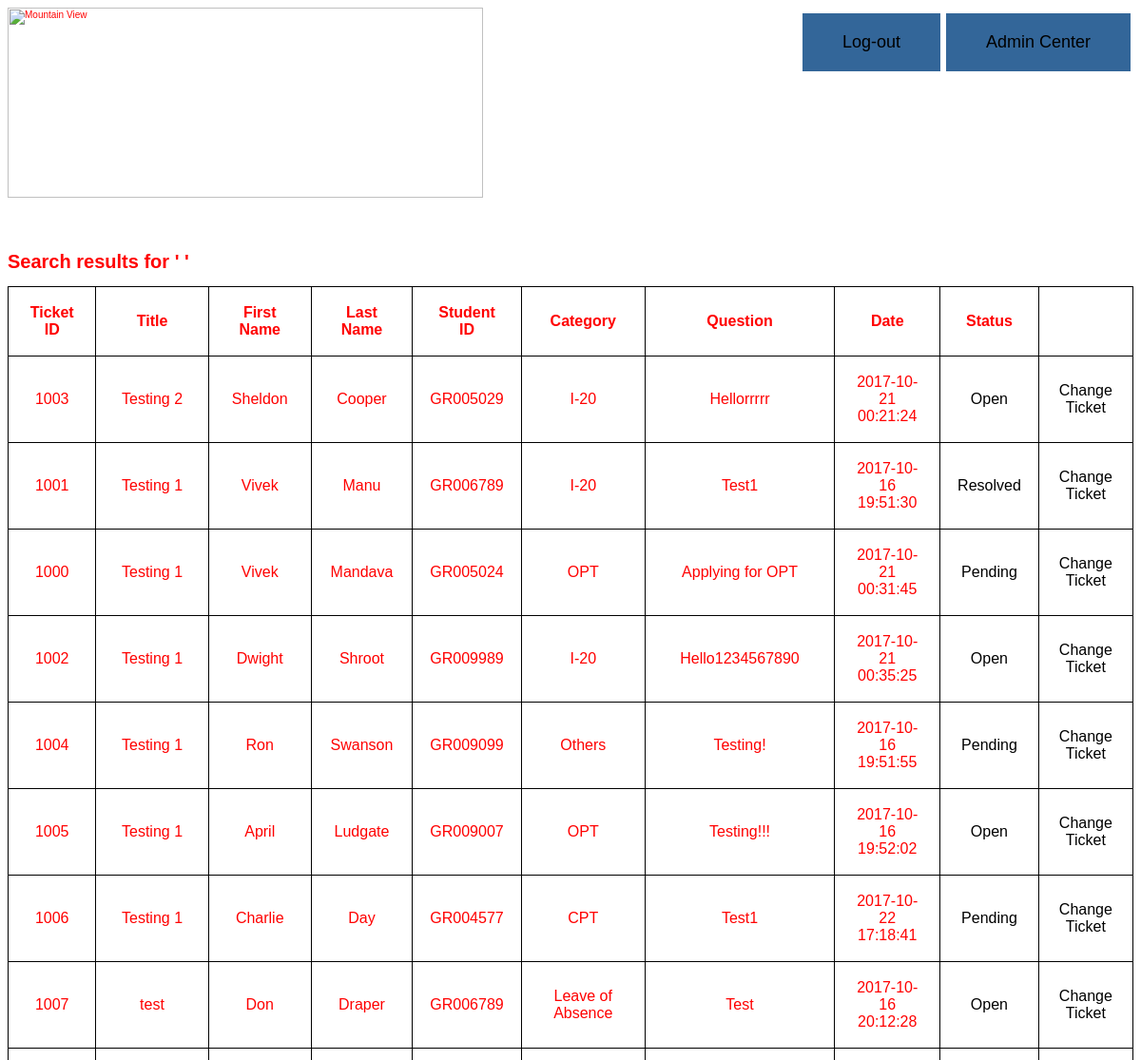
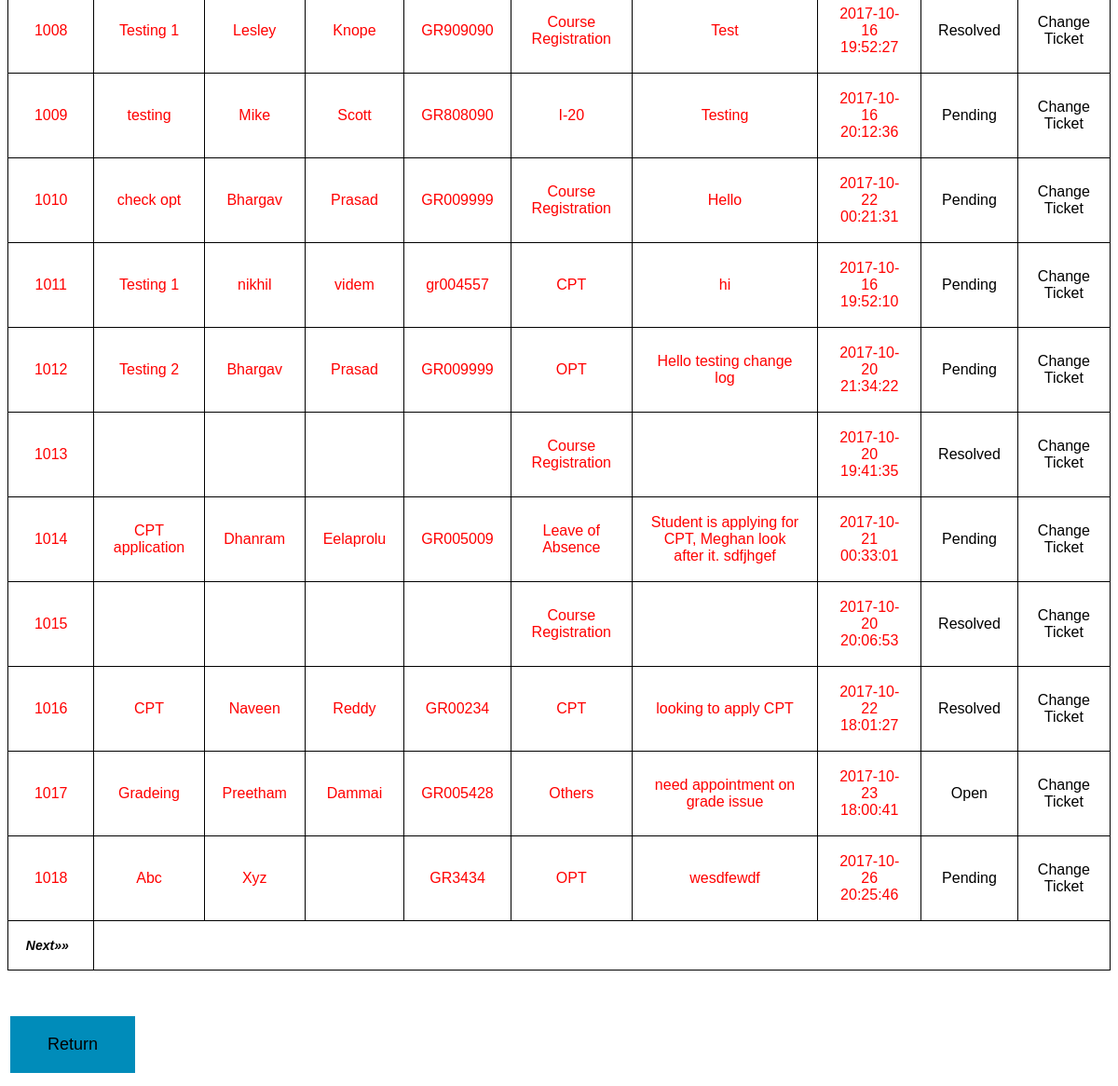
Page /ticket_search.php (signed in) on the committed database (2 pictures, top to bottom).
### tables this page shows
CREATE TABLE IF NOT EXISTS `ticket_tab` (
  `ticketID` int(7) NOT NULL AUTO_INCREMENT,
  `title` varchar(45) NOT NULL,
  `firstname` varchar(30) NOT NULL,
  `lastname` varchar(30) NOT NULL,
  `studentid` varchar(8) NOT NULL,
  `categoryID` int(2) NOT NULL,
  `comment` text NOT NULL,
  `date` datetime NOT NULL DEFAULT CURRENT_TIMESTAMP ON UPDATE CURRENT_TIMESTAMP,
  `status` enum('Open','Pending','Resolved') NOT NULL DEFAULT 'Open',
  PRIMARY KEY (`ticketID`)
);

CREATE TABLE IF NOT EXISTS `categoryTab` (
  `category_ID` int(11) NOT NULL AUTO_INCREMENT,
  `categoryName` varchar(26) NOT NULL,
  PRIMARY KEY (`category_ID`)
);

### ticket_search.php (the view, shortened to what this page needs)
<img href="home.html" src="https://16ady216etox4c1ny031s78y-wpengine.netdna-ssl.com/wp-content/uploads/2017/04/New-England-College.png" alt="Mountain View" style="width:500px;height:200px;">
<?php
include('security_staff.php');
?>
<html>
<head>
<link href="bossStyles.css" rel="stylesheet" type="text/css">
</head>
<body class="formText">
<p><br>
 <br>
  <br>
<?php
$keyword = $_REQUEST["keyword"];
$scroll_amt = 10;
$pcode = $_REQUEST["pcode"];
$pstart = $_REQUEST["pstart"];
$pmax = $_REQUEST["pmax"];
	print "<h1>Search results for ' $keyword '</h1>";
if ($pcode == null) {
	$query = "select count(*) from ticket_tab";
	$result = mysqli_query($conn, $query) or die(mysqli_error($conn));
	$row = mysqli_fetch_array($result);
	$pmax = $row['0'];
	$pstart = 0;
}
$query="SELECT a.*, b.* FROM
    ticket_tab a, categoryTab b
WHERE (
	a.categoryID = b.category_ID AND
    ( a.title LIKE '%$keyword%'
    OR a.firstname LIKE '%$keyword%'
    OR a.lastname LIKE '%$keyword%'
    OR a.comment LIKE '%$keyword%'
     OR a.status LIKE '%$keyword%')
     )";
$result = mysqli_query($conn, $query);
print "<table>";
print "<tr><th><b>Ticket ID</b></th>";
print "<th><b>Title </b></th>";
print "<th><b>First Name</b></th>";
print "<th><b>Last Name</b></th>";
print "<th><b>Student ID</b></th>";
print "<th><b>Category </b></th>";
print "<th><b>Question</b></th>";
print "<th><b>Date</b></th>";
print "<th><b>Status</th></b></tr>";
while($row = mysqli_fetch_assoc($result)) {
	$ticketID = $row['ticketID'];
	$title = $row['title'];
	$firstname = $row['firstname'];
	$lastname = $row['lastname'];
	$studentid = $row['studentid'];
	$categoryName = $row['categoryName'];
	$comment = $row['comment'];
	$date = $row['date'];
	$status = $row['status'];
	print "<tr>";
	print "<td>$ticketID</td>";
	print "<td>$title</td>";
	print "<td>$firstname</td>";
	print "<td>$lastname</td>";
	print "<td>$studentid</td>";
	print "<td>$categoryName</td>";
	print "<td>$comment</td>";
    print "<td>$date</td>";
    print "<td><a  href=ticket_updatestatus.php?action=w&id=";
	print $ticketID;
	print ">$status</a></td>";
	print "<td><a  href=ticket_update.php?action=u&id=";
	print $ticketID;
	print ">Change Ticket</a></td>";
	print "</tr>";
}
if (($pstart + $scroll_amt) < $pmax) {
	$forward = $pstart + $scroll_amt;
} else {
	$forward = $pstart;
}
if (($pstart + $scroll_amt) < $pmax) {
echo '<td align="right" class="scroll"><a href="ticket_list.php?pcode=f&pstart=' . $forward . '&pmax=' . $pmax . '">Next&raquo;&raquo;&nbsp;&nbsp;</a></td>';
}
?>
</table>
</p>
<br>
<br>
<br>
</body>
<a class="button" href="home.php">Return </a>
</html>

### bossStyles.css (style rules this page uses)
body { background-color: #ffffff; }
.formText { font-size: 10px; color: red; font-family: Arial, Helvetica, sans-serif; }
.button { background-color: #336699; border: none; color: white; padding: 30px 62px; text-align: center; text-decoration: none; display: inline-block; font-size: 24px; margin: 7px 4px; cursor: pointer; }
a:link { color: #000000; text-decoration: none; }
.scroll { font-size: 14px; font-weight: bolder; font-style: italic; }

### ticket_search.php (style rules this page uses)
body { background: url("https://i.pinimg.com/originals/85/a8/f9/85a8f9cc7588af34301ff192c611cb67.jpg")no-repeat; }
table, th, td { border: 1px solid black; border-collapse: collapse; text-align:center; padding: 18px; }
a:link { text-decoration: none; }
.button { background-color: #008CBA; border: none; color: white; padding: 20px 40px; text-align: center; text-decoration: none; display: inline-block; font-size: 18px; margin: 6px 3px; cursor: pointer; }

### rows in the picture
ticket_tab: ticketID "1003", title "Testing 2", firstname "Sheldon", lastname "Cooper", studentid "GR005029", categorytab.categoryName "I-20", comment "Hellorrrrr", date "2017-10-21 00:21:24", status "Open"
ticket_tab: ticketID "1001", title "Testing 1", firstname "Vivek", lastname "Manu", studentid "GR006789", categorytab.categoryName "I-20", comment "Test1", date "2017-10-16 19:51:30", status "Resolved"
ticket_tab: ticketID "1000", title "Testing 1", firstname "Vivek", lastname "Mandava", studentid "GR005024", categorytab.categoryName "OPT", comment "Applying for OPT", date "2017-10-21 00:31:45", status "Pending"
ticket_tab: ticketID "1002", title "Testing 1", firstname "Dwight", lastname "Shroot", studentid "GR009989", categorytab.categoryName "I-20", comment "Hello1234567890", date "2017-10-21 00:35:25", status "Open"
ticket_tab: ticketID "1004", title "Testing 1", firstname "Ron", lastname "Swanson", studentid "GR009099", categorytab.categoryName "Others", comment "Testing!", date "2017-10-16 19:51:55", status "Pending"
ticket_tab: ticketID "1005", title "Testing 1", firstname "April", lastname "Ludgate", studentid "GR009007", categorytab.categoryName "OPT", comment "Testing!!!", date "2017-10-16 19:52:02", status "Open"
ticket_tab: ticketID "1006", title "Testing 1", firstname "Charlie", lastname "Day", studentid "GR004577", categorytab.categoryName "CPT", comment "Test1", date "2017-10-22 17:18:41", status "Pending"
ticket_tab: ticketID "1007", title "test", firstname "Don", lastname "Draper", studentid "GR006789", categorytab.categoryName "Leave of Absence", comment "Test", date "2017-10-16 20:12:28", status "Open"
ticket_tab: ticketID "1008", title "Testing 1", firstname "Lesley", lastname "Knope", studentid "GR909090", categorytab.categoryName "Course Registration", comment "Test", date "2017-10-16 19:52:27", status "Resolved"
ticket_tab: ticketID "1009", title "testing", firstname "Mike", lastname "Scott", studentid "GR808090", categorytab.categoryName "I-20", comment "Testing", date "2017-10-16 20:12:36", status "Pending"
ticket_tab: ticketID "1010", title "check opt", firstname "Bhargav", lastname "Prasad", studentid "GR009999", categorytab.categoryName "Course Registration", comment "Hello", date "2017-10-22 00:21:31", status "Pending"
ticket_tab: ticketID "1011", title "Testing 1", firstname "nikhil", lastname "videm", studentid "gr004557", categorytab.categoryName "CPT", comment "hi", date "2017-10-16 19:52:10", status "Pending"
ticket_tab: ticketID "1012", title "Testing 2", firstname "Bhargav", lastname "Prasad", studentid "GR009999", categorytab.categoryName "OPT", comment "Hello testing change log", date "2017-10-20 21:34:22", status "Pending"
ticket_tab: ticketID "1013", categorytab.categoryName "Course Registration", date "2017-10-20 19:41:35", status "Resolved"
ticket_tab: ticketID "1014", title "CPT application", firstname "Dhanram", lastname "Eelaprolu", studentid "GR005009", categorytab.categoryName "Leave of Absence", comment "Student is applying for CPT, Meghan look after it. sdfjhgef", date "2017-10-21 00:33:01", status "Pending"
ticket_tab: ticketID "1015", categorytab.categoryName "Course Registration", date "2017-10-20 20:06:53", status "Resolved"
ticket_tab: ticketID "1016", title "CPT", firstname "Naveen", lastname "Reddy", studentid "GR00234", categorytab.categoryName "CPT", comment "looking to apply CPT", date "2017-10-22 18:01:27", status "Resolved"
ticket_tab: ticketID "1017", title "Gradeing", firstname "Preetham", lastname "Dammai", studentid "GR005428", categorytab.categoryName "Others", comment "need appointment on grade issue", date "2017-10-23 18:00:41", status "Open"
ticket_tab: ticketID "1018", title "Abc", firstname "Xyz", studentid "GR3434", categorytab.categoryName "OPT", comment "wesdfewdf", date "2017-10-26 20:25:46", status "Pending"
